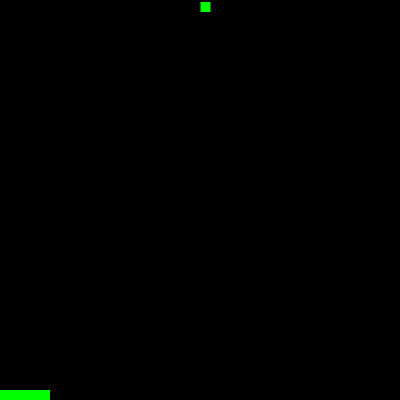
Frame 1 (no input)
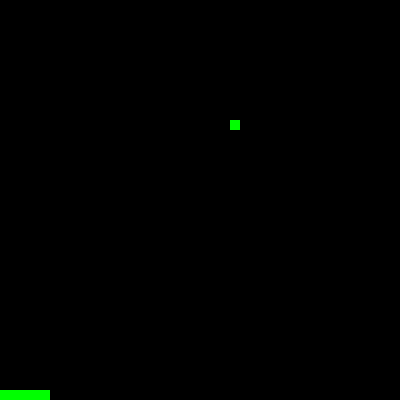
Frame 60 (the mouse pressed at the canvas centre just before this capture)
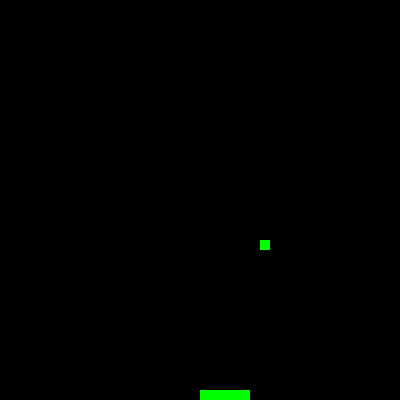
Frame 120 (the mouse held since frame 60 and released just before this capture)

The Processing sketch that drew these frames (run headless with seeded random() and noise(); from frame 60 on, the mouse is pressed at the canvas centre):

// Processing sketch: object_collision
// ── object_collision.pde
Ball ball;
Paddle paddle1;

void setup(){
  size(400,400);
  ball = new Ball();
  paddle1 = new Paddle();
  noCursor();
}

void draw(){
  background(0);
  if(ball.hit(paddle1) == true){
    ball.reverse();
  }
  ball.move();
  ball.display();
  paddle1.move();
  paddle1.display();
}
// ── Ball.pde
class Ball {
  float xpos, ypos, xspeed, yspeed, w, h;
  int xdirection, ydirection;

  Ball(){
    xpos = width/2;
    ypos = 0;
    xspeed = .5;
    yspeed = 2;
    w = 10;
    h = 10;
    xdirection = 1;
    ydirection = 1;
  }

  void move(){
    xpos += xspeed * xdirection;
    ypos += yspeed * ydirection;
  }

  void display(){
    noStroke();
    fill(0,255,0);
    rect(xpos, ypos, w, h);
  }

  void reverse(){
    ydirection *= -1;
  }

  boolean hit(Paddle paddle){
    if ((xpos+w >= paddle.xpos && xpos+w <= paddle.xpos + paddle.w || xpos >= paddle.xpos && xpos <= paddle.xpos + paddle.w) && (ypos+h >= paddle.ypos && ypos+h <= paddle.ypos + paddle.h || ypos >= paddle.ypos && ypos <= paddle.ypos + paddle.h)){
      return true;
    } else {
      return false;
    }
  }

}
// ── Paddle.pde
class Paddle {
  float xpos, ypos, w, h;

  Paddle(){
    h = 10;
    w = 50;
    xpos = width/2;
    ypos = height-h;
  }

  void move(){
    xpos = mouseX;
  }

  void display(){
    rect(xpos, ypos, w, h);
  }
}
